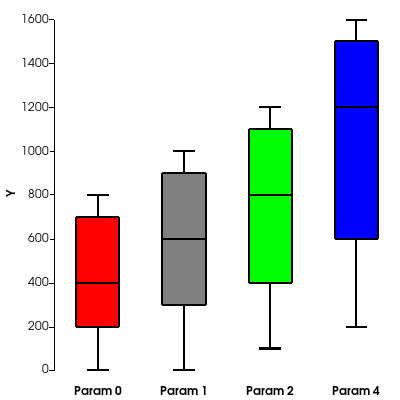

This figure's Python source:
#!/usr/bin/env python
# Demonstrate a box plot with labeled columns using vtkChartBox.

import vtkmodules.vtkInteractionStyle  # noqa: F401
import vtkmodules.vtkRenderingContextOpenGL2  # noqa: F401
import vtkmodules.vtkRenderingOpenGL2  # noqa: F401

from vtkmodules.vtkChartsCore import vtkChartBox, vtkPlotBox
from vtkmodules.vtkCommonCore import vtkIntArray, vtkLookupTable, vtkStringArray
from vtkmodules.vtkCommonDataModel import vtkTable
from vtkmodules.vtkRenderingContext2D import vtkContextActor
from vtkmodules.vtkRenderingCore import (
    vtkRenderWindow,
    vtkRenderWindowInteractor,
    vtkRenderer,
)

# Create the input table for the box plot.
num_param = 5
table = vtkTable()

arr_0 = vtkIntArray()
arr_0.SetName("P0")
table.AddColumn(arr_0)

arr_1 = vtkIntArray()
arr_1.SetName("P1")
table.AddColumn(arr_1)

arr_2 = vtkIntArray()
arr_2.SetName("P2")
table.AddColumn(arr_2)

arr_3 = vtkIntArray()
arr_3.SetName("P3")
table.AddColumn(arr_3)

arr_4 = vtkIntArray()
arr_4.SetName("P4")
table.AddColumn(arr_4)

table.SetNumberOfRows(5)

# Scaling parameter.
scale = 1e02

table.SetValue(0, 0, int(0 * scale))          # Q0
table.SetValue(1, 0, int(2 * scale))           # Q1
table.SetValue(2, 0, int(4 * scale))           # Q2
table.SetValue(3, 0, int(7 * scale))           # Q3
table.SetValue(4, 0, int(8 * scale))           # Q4

table.SetValue(0, 1, int(0 * scale))          # Q0
table.SetValue(1, 1, int(3 * scale))           # Q1
table.SetValue(2, 1, int(6 * scale))           # Q2
table.SetValue(3, 1, int(9 * scale))           # Q3
table.SetValue(4, 1, int(10 * scale))          # Q4

table.SetValue(0, 2, int(1 * scale))          # Q0
table.SetValue(1, 2, int(4 * scale))           # Q1
table.SetValue(2, 2, int(8 * scale))           # Q2
table.SetValue(3, 2, int(11 * scale))          # Q3
table.SetValue(4, 2, int(12 * scale))          # Q4

table.SetValue(0, 3, int(1 * scale))          # Q0
table.SetValue(1, 3, int(5 * scale))           # Q1
table.SetValue(2, 3, int(10 * scale))          # Q2
table.SetValue(3, 3, int(13 * scale))          # Q3
table.SetValue(4, 3, int(14 * scale))          # Q4

table.SetValue(0, 4, int(2 * scale))          # Q0
table.SetValue(1, 4, int(6 * scale))           # Q1
table.SetValue(2, 4, int(12 * scale))          # Q2
table.SetValue(3, 4, int(15 * scale))          # Q3
table.SetValue(4, 4, int(16 * scale))          # Q4

lookup = vtkLookupTable()
lookup.SetNumberOfColors(5)
lookup.SetRange(0, 4)
lookup.Build()

# Set up the chart.
chart = vtkChartBox()
chart.GetPlot(0).SetInputData(table)
chart.SetColumnVisibilityAll(True)
chart.SetShowLegend(True)

# Hide one box plot.
chart.SetColumnVisibility(3, False)

# Set the labels.
labels = vtkStringArray()
labels.SetNumberOfValues(5)
labels.SetValue(0, "Param 0")
labels.SetValue(1, "Param 1")
labels.SetValue(2, "Param 2")
labels.SetValue(3, "Param 3")
labels.SetValue(4, "Param 4")
chart.GetPlot(0).SetLabels(labels)

# Manually change the color of one series.
vtkPlotBox.SafeDownCast(chart.GetPlot(0)).SetColumnColor("P1", (0.5, 0.5, 0.5))

# Context actor and scene wiring.
context_actor = vtkContextActor()
context_actor.GetScene().AddItem(chart)

# Renderer
renderer = vtkRenderer()
renderer.SetBackground(1.0, 1.0, 1.0)
context_actor.GetScene().SetRenderer(renderer)
renderer.AddActor(context_actor)

# Window
render_window = vtkRenderWindow()
render_window.SetSize(400, 400)
render_window.SetMultiSamples(0)
render_window.AddRenderer(renderer)
render_window.SetWindowName("box plot test")

# Interactor
interactor = vtkRenderWindowInteractor()
interactor.SetRenderWindow(render_window)

interactor.Initialize()
interactor.Start()
